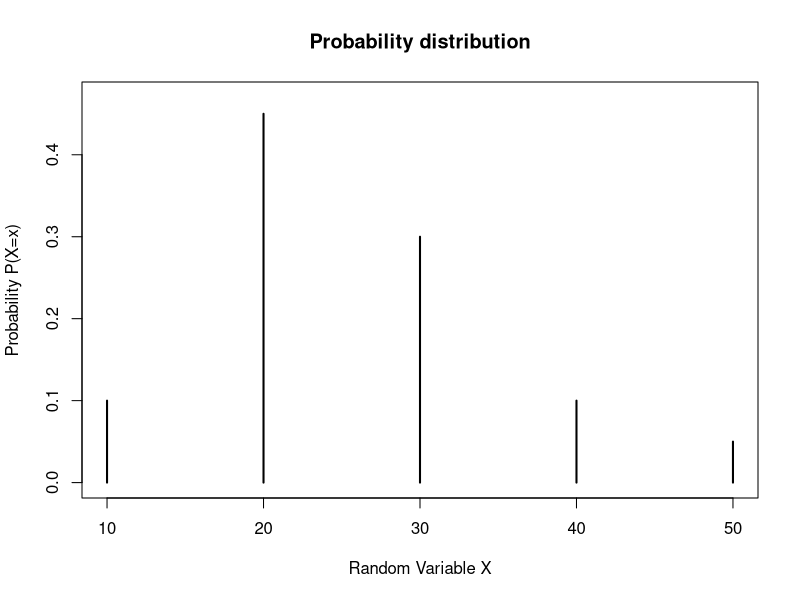
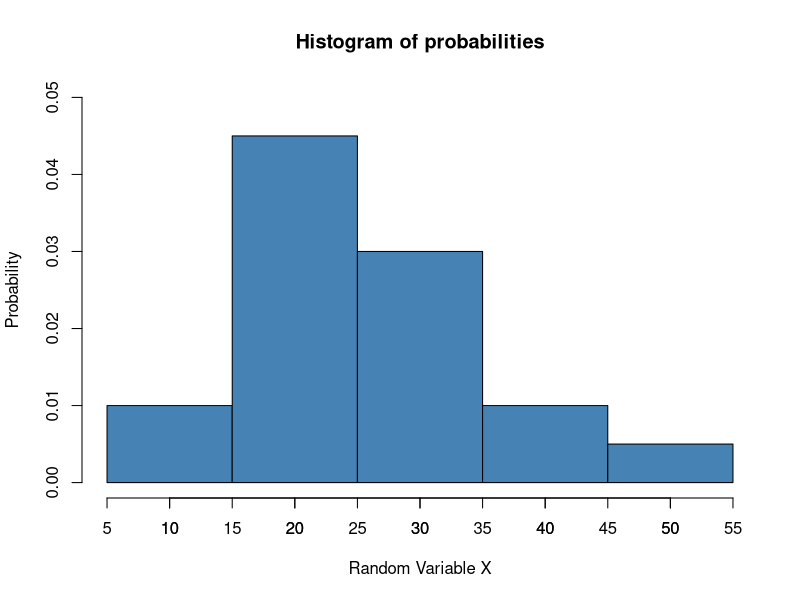
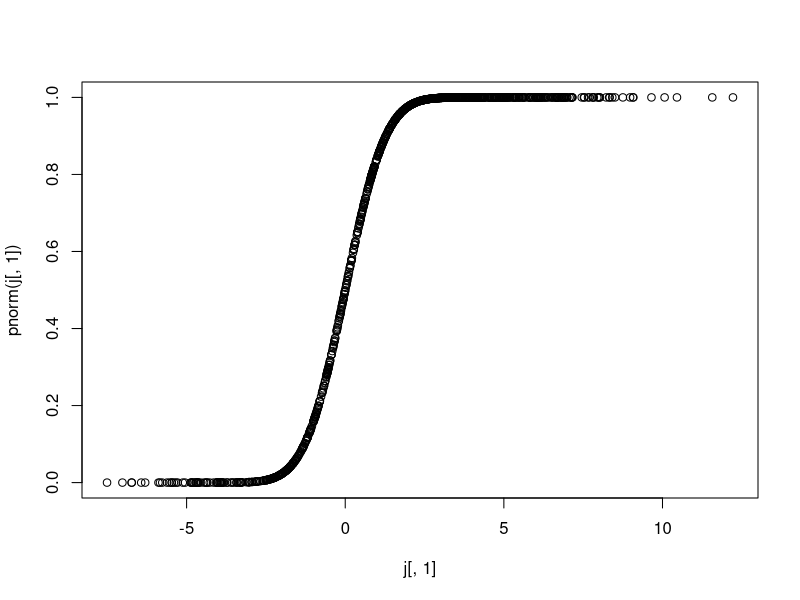
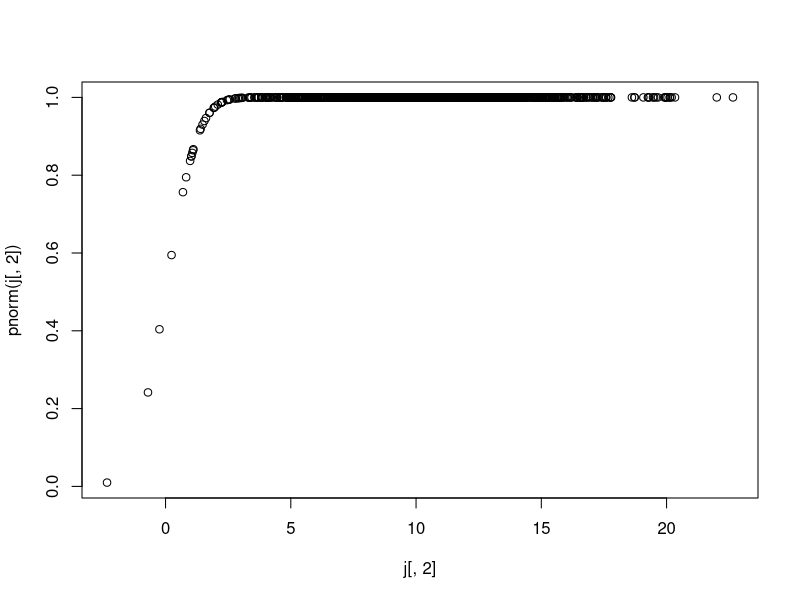
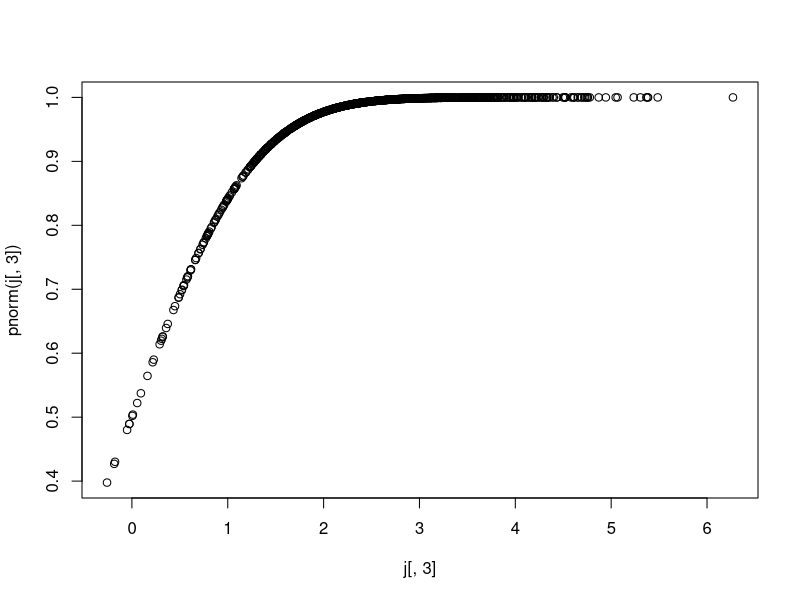
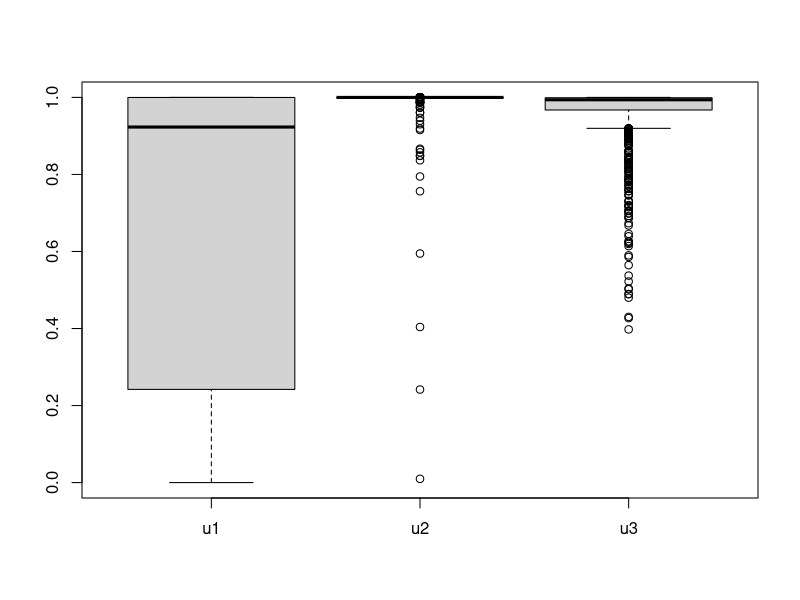

Reproduce these figures in R, in order. (Note: this script raises an error after producing the figures.)
## ---- chunk 1
X <- c(10, 20, 30, 40, 50)
p_X <- c(0.10, 0.45, 0.30, 0.10, 0.05)

plot(X, p_X, type="h", main = "Probability distribution",
     xlab="Random Variable X",ylab="Probability P(X=x)",
     font=1,font.lab=1, lwd = 2, ylim = c(0, 0.47))
## ---- chunk 2
data <- rep(X, times = p_X * 100)

hist(data, breaks = c(5, 15, 25, 35, 45, 55), ylim = c(0, 0.05),
     freq = FALSE, col = "#4682B4", border = "black",
     main = "Histogram of probabilities",
     xlab = "Random Variable X", ylab = "Probability")
axis(1, at = seq(5, 55, by = 5), labels = seq(5, 55, by = 5))

## ---- chunk 3
gera.mult.chol<-function(v.medias, sigma, iteracoes)
  {
  mu<-v.medias
  fc<-chol(sigma) #matriz da cholesky
  iter<-iteracoes
  p<-length(fc[1,])
  variaveis<-matrix(99,iter,p)
  for (i in 1:iter)
    {
    #gerar o vetor z a partir da distribuicao desejada, de dimencao px1
    z<-rnorm(p) #usando aqui a distribuicao normal(0,1)
    #obter o vetor multivariado, de dimensao px1, fazendo
    variaveis[i,]<-mu+t(fc)%*%z #mu eh um vetor de medias px1
    }
  return(variaveis)
  }
## ---- chunk 4
u <- c(1.5, 10, 2.5) # Adjusted means for X, Y, and Z
sigma <- matrix(c(10, 2, 0.3,
                  2, 16, -0.5,
                 0.3, -0.5, 1), ncol = 3) # Covariance matrix
## ---- chunk 5
set.seed(123)
j <- gera.mult.chol(v.medias = u, sigma = sigma, iteracoes = 1000)
cov(j)
## ---- chunk 6
sigma
## ---- chunk 7
cov(j)
## ---- chunk 8
# usar o método da transformação inversa
u1<-pnorm(j[,1])
plot(j[,1],pnorm(j[,1]))
u2<-pnorm(j[,2])

plot(j[,2],pnorm(j[,2]))
u3<-pnorm(j[,3])
plot(j[,3],pnorm(j[,3]))
# obter a matriz de v.a. uniformemente distribuidas
u<-cbind(u1,u2,u3)
head(u)
summary(u)
boxplot(u)
pairs.panels(u)
## ---- chunk 9
#supor as novas variaveis de interesse. Fazer x = F^-1(u)
#exponencial
x1<-qexp(u1)
hist(x1,prob=T)
curve(dexp(x),0,20,add=T,col="blue")
#normal
x2<-qnorm(u2,10,4)
hist(x2,prob=T)
curve(dnorm(x,4,2),-6,15,add=T,col="blue")
#t  
# x3<-qt(u3, df = 5)
# hist(x3,prob=T)
# curve(dt(x,5),-5, 5,add=T,col="blue")
x3<-ifelse(u3<1/3,2,4) #supondo uma v.a.d onde x=2 com prob 1/3 e x=4 com prob 2/3
plot(table(x3)/length(x3))
# x3 <- sqrt(u3)
## ---- chunk 10
breaks <- quantile(j[, 3], probs = c(0, 0.1, 0.3, 0.6, 1)) 

# Transformar os valores contínuos em categorias 1, 2, 3, 4
j[, 3] <- cut(j[, 3], breaks = breaks, labels = 1:4, include.lowest = TRUE)

# Converter para valores numéricos
j[, 3] <- as.numeric(j[, 3])
## ---- chunk 11
j[, 1] <- pnorm(j[,1])

# Aplicar a inversa da CDF para ajustar à distribuição X ~ 3x^2
j[, 1] <- j[, 1]^(1/3)

# Ajustar os valores para o intervalo (0, 3)
j[, 1] <- j[, 1] * 3
